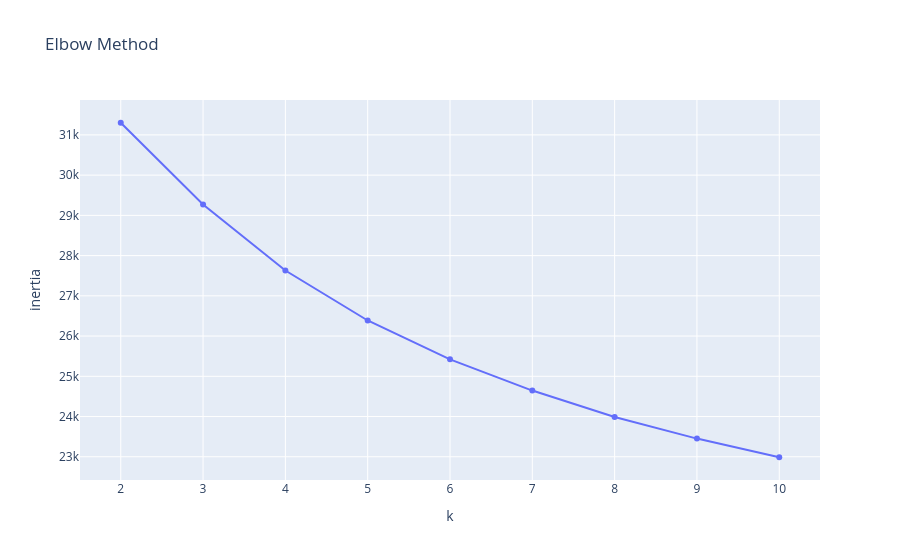
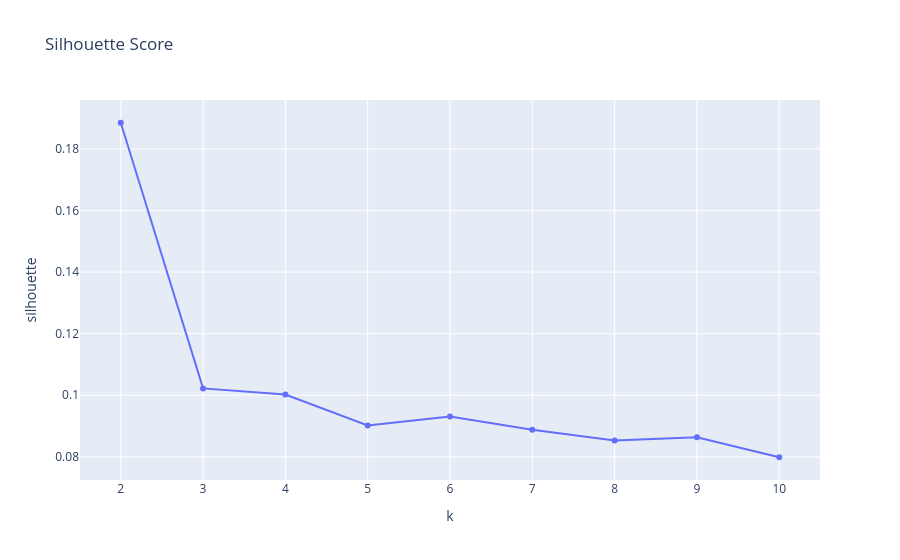

The notebook cell these images were saved under, in order:
### Code cell
px.line(
    df_results,
    x="k",
    y="inertia",
    markers=True,
    title="Elbow Method"
).show()

px.line(
    df_results,
    x="k",
    y="silhouette",
    markers=True,
    title="Silhouette Score"
).show()

### Figure 1 — Plotly figure (JSON) as saved in the notebook; plotly's stock layout.template omitted (floating-point values rounded to 4 significant figures)
{"data": [{"hovertemplate": "k=%{x}<br>inertia=%{y}<extra></extra>", "legendgroup": "", "line": {"color": "#636efa", "dash": "solid"}, "marker": {"symbol": "circle"}, "mode": "lines+markers", "name": "", "orientation": "v", "showlegend": false, "type": "scatter", "x": [2, 3, 4, 5, 6, 7, 8, 9, 10], "xaxis": "x", "y": [31300.0, 29270.0, 27630.0, 26390.0, 25420.0, 24650.0, 23990.0, 23450.0, 22990.0], "yaxis": "y"}], "layout": {"legend": {"tracegroupgap": 0}, "title": {"text": "Elbow Method"}, "xaxis": {"anchor": "y", "domain": [0, 1], "title": {"text": "k"}}, "yaxis": {"anchor": "x", "domain": [0, 1], "title": {"text": "inertia"}}}}

### Figure 2 — Plotly figure (JSON) as saved in the notebook; plotly's stock layout.template omitted (floating-point values rounded to 4 significant figures)
{"data": [{"hovertemplate": "k=%{x}<br>silhouette=%{y}<extra></extra>", "legendgroup": "", "line": {"color": "#636efa", "dash": "solid"}, "marker": {"symbol": "circle"}, "mode": "lines+markers", "name": "", "orientation": "v", "showlegend": false, "type": "scatter", "x": [2, 3, 4, 5, 6, 7, 8, 9, 10], "xaxis": "x", "y": [0.1885, 0.1022, 0.1002, 0.09021, 0.09306, 0.08878, 0.08534, 0.08633, 0.07987], "yaxis": "y"}], "layout": {"legend": {"tracegroupgap": 0}, "title": {"text": "Silhouette Score"}, "xaxis": {"anchor": "y", "domain": [0, 1], "title": {"text": "k"}}, "yaxis": {"anchor": "x", "domain": [0, 1], "title": {"text": "silhouette"}}}}
